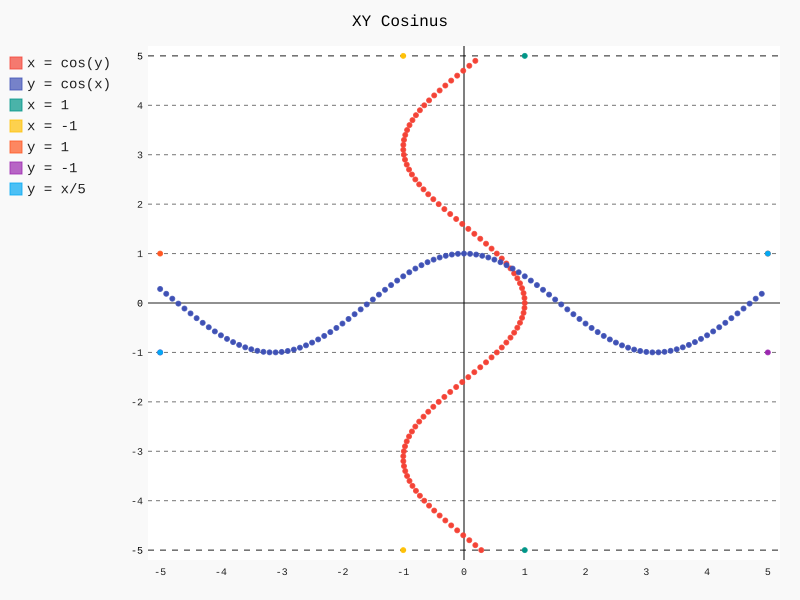

The script that drew this image:
import pygal
from math import cos
xy_chart = pygal.XY(stroke = False)
xy_chart.title = 'XY Cosinus'
xy_chart.add('x = cos(y)', [(cos(x / 10.), x / 10.) for x in range(-50, 50, 1)])
xy_chart.add('y = cos(x)', [(x / 10., cos(x / 10.)) for x in range(-50, 50, 1)])
xy_chart.add('x = 1',  [(1, -5), (1, 5)])
xy_chart.add('x = -1', [(-1, -5), (-1, 5)])
xy_chart.add('y = 1',  [(-5, 1), (5, 1)])
xy_chart.add('y = -1', [(-5, -1), (5, -1)])
xy_chart.add('y = x/5', [(-5, -1), (5, 1)])
xy_chart.render_to_file('XY.svg')
